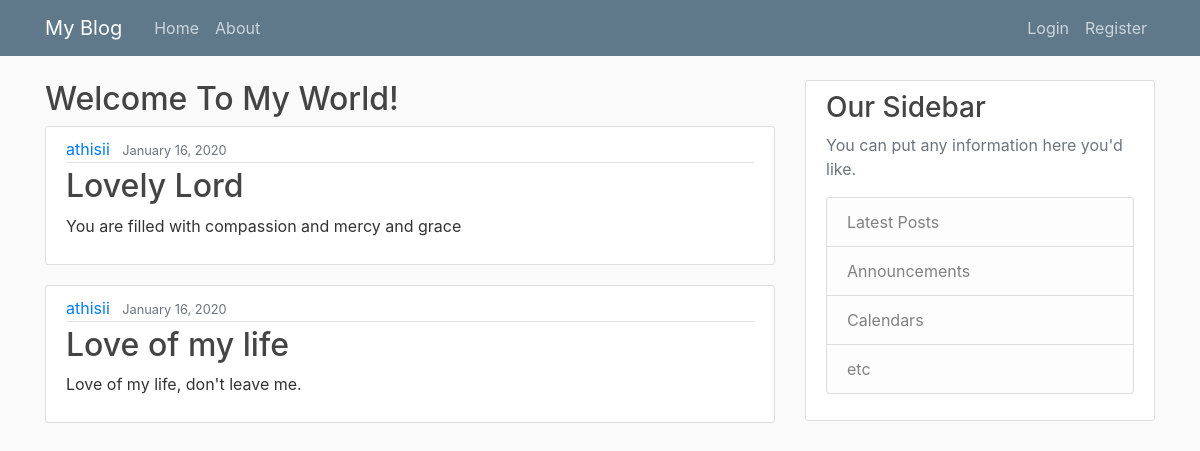
/, run on an earlier commit of the app's database.
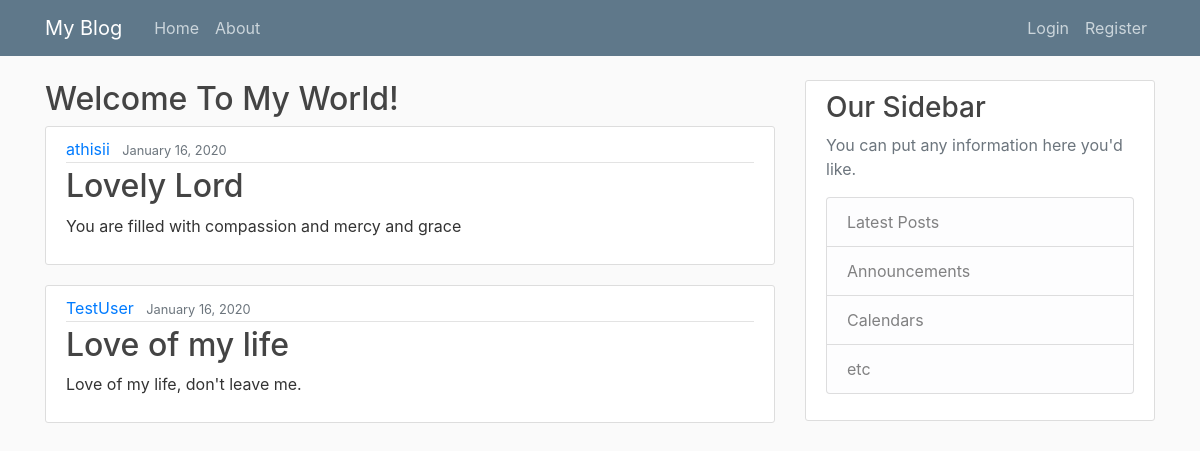
And on a later commit of the database.
### blog/models.py (models this page shows, shortened)
class Post(models.Model):
    title = models.CharField(max_length=100)
    content = models.TextField()
    date_posted = models.DateTimeField(default = timezone.now)
    author = models.ForeignKey(User, on_delete = models.CASCADE)

### blog/views.py (the view)
# urls.py: path('', views.home, name='blog-home'),
def home(request):
    context = {
        'posts': Post.objects.all()
    }
    return render(request, 'blog/home.html', context)

### blog/templates/blog/home.html
{% extends 'blog/base.html' %}
{% block content %}
    <h2>Welcome To My World!</h2>
    {% for post in posts %}
    <article class="media content-section">
        <div class="media-body">
        <div class="article-metadata">
            <a class="mr-2" href="#">{{ post.author }}</a>
            <small class="text-muted">{{ post.date_posted|date:"F d, Y" }}</small>
        </div>
        <h2><a class="article-title" href="#">{{ post.title }}</a></h2>
        <p class="article-content">{{ post.content }}</p>
        </div>
    </article>
    {% endfor %}
{% endblock content %}

### blog/templates/blog/base.html (shortened to what this page needs)
{% load static %}
<!DOCTYPE html>
<html lang="en">
<head>
  <link rel="stylesheet" href="https://stackpath.bootstrapcdn.com/bootstrap/4.4.1/css/bootstrap.min.css"
>
  <link rel="stylesheet" href="{% static 'blog/main.css' %}">
</head>
<body>
  <header class="site-header">
    <nav class="navbar navbar-expand-md navbar-dark bg-steel fixed-top">
      <div class="container">
        <a class="navbar-brand mr-4" href="{% url 'blog-home' %} ">My Blog</a>
        <div class="collapse navbar-collapse" id="navbarToggle">
          <div class="navbar-nav mr-auto">
            <a class="nav-item nav-link" href="{% url 'blog-home' %}">Home</a>
            <a class="nav-item nav-link" href="{% url 'blog-about' %} ">About</a>
          </div>
          <div class="navbar-nav">
            {% if user.is_authenticated %}
              <a class="nav-item nav-link" href="{% url 'profile' %}">Profile</a>
              <a class="nav-item nav-link" href="{% url 'logout' %}">Logout</a>
            {% else %}
              <a class="nav-item nav-link" href="{% url 'login' %}">Login</a>
              <a class="nav-item nav-link" href="{% url 'register' %}">Register</a>
            {% endif %}
          </div>
        </div>
      </div>
    </nav>
  </header>
  <main role="main" class="container">
    <div class="row">
      <div class="col-md-8">
        {% block content %}{% endblock content %}
      </div>
      <div class="col-md-4">
        <div class="content-section">
          <h3>Our Sidebar</h3>
          <p class='text-muted'>You can put any information here you'd like.
            <ul class="list-group">
              <li class="list-group-item list-group-item-light">Latest Posts</li>
              <li class="list-group-item list-group-item-light">Announcements</li>
              <li class="list-group-item list-group-item-light">Calendars</li>
              <li class="list-group-item list-group-item-light">etc</li>
            </ul>
          </p>
        </div>
      </div>
    </div>
  </main>
</body>
</html>

### blog/static/blog/main.css (style rules this page uses)
body { background: #fafafa; color: #333333; margin-top: 5rem; }
h1, h2, h3, h4, h5, h6 { color: #444444; }
ul { margin: 0; }
.bg-steel { background-color: #5f788a; }
.site-header .navbar-nav .nav-link { color: #cbd5db; }
.content-section { background: #ffffff; padding: 10px 20px; border: 1px solid #dddddd; border-radius: 3px; margin-bottom: 20px; }
.article-title { color: #444444; }
.article-content { white-space: pre-line; }
.article-metadata { padding-bottom: 1px; margin-bottom: 4px; border-bottom: 1px solid #e3e3e3 }

What changed in the data, as far as the page shows it:
changed Post "Love of my life": author "athisii" → "TestUser"
